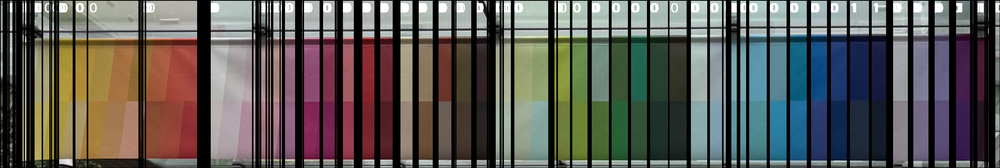
#> input picture results/result.png, 1000 x 168 px, shrunk from 2572 x 432 before the run
$ python main.py --image results/result.png
#> lines starting #> are read from the running program, lines starting #| are printed output that depends on the picture
import os
import cv2
import numpy as np
import argparse
import logging
from sklearn.decomposition import PCA
from sklearn.cluster import DBSCAN
from sklearn.metrics import silhouette_score
import pandas as pd


def setup_logging(out_dir):
    os.makedirs(out_dir, exist_ok=True)
    fh = logging.FileHandler(os.path.join(out_dir, 'process.log'), mode='w')
    logging.basicConfig(
        level=logging.INFO,
        format='%(asctime)s %(levelname)s: %(message)s',
        handlers=[fh, logging.StreamHandler()]
    )


def detect_blocks(img, threshold_factor):
    """
    横方向の色変化を見てブロックを切り出しし、切り出し座標を返す
    """
    lab = cv2.cvtColor(img, cv2.COLOR_BGR2LAB)
    W = lab.shape[1]
    # 列ごとの Lab 平均色
    col_means = np.array([lab[:, x].mean(axis=0) for x in range(W)])
    # 隣接列間の距離
    diffs = np.linalg.norm(col_means[1:] - col_means[:-1], axis=1)
    thresh = diffs.mean() * threshold_factor
    boundaries = np.where(diffs > thresh)[0]
    cuts = np.concatenate([[0], boundaries + 1, [W]])
    return cuts.astype(int)


def extract_features(img, cuts, out_dir):
    """
    各ブロックの Lab 平均色を特徴量とし、切り出し保存
    """
    logging.info("STEP2: 特徴量抽出 (Lab平均色)")
    feats = []
    blk_dir = os.path.join(out_dir, 'blocks')
    os.makedirs(blk_dir, exist_ok=True)
    for i in range(len(cuts)-1):
        x0, x1 = cuts[i], cuts[i+1]
        blk = img[:, x0:x1]
        cv2.imwrite(os.path.join(blk_dir, f'block_{i:03d}.png'), blk)
        lab = cv2.cvtColor(blk, cv2.COLOR_BGR2LAB)
        mean3 = lab.mean(axis=(0,1))
        feats.append(mean3)
    feats = np.vstack(feats)
    np.savetxt(os.path.join(out_dir, 'features_lab.csv'), feats, delimiter=',')
    logging.info(f"STEP2: 特徴量行列 shape = {feats.shape}")
    return feats


def maybe_pca(feats, out_dir, var_threshold):
    if var_threshold <= 0:
        return feats
    logging.info("STEP3: PCA 次元圧縮開始")
    pca_full = PCA().fit(feats)
    cumvar = np.cumsum(pca_full.explained_variance_ratio_)
    n_comp = int(np.searchsorted(cumvar, var_threshold) + 1)
    # searchsorted can return len(cumvar) when var_threshold >= 1.0
    n_comp = min(n_comp, feats.shape[1])
    logging.info(
        f"STEP3: 累積寄与率 {var_threshold*100:.1f}% に必要な次元数 = {n_comp}")
    pca = PCA(n_components=n_comp, random_state=0)
    feats_pca = pca.fit_transform(feats)
    np.save(os.path.join(out_dir, 'features_pca.npy'), feats_pca)
    logging.info(f"STEP3: PCA後の shape = {feats_pca.shape}")
    return feats_pca


def tune_dbscan(feats, out_dir, eps_min, eps_max, eps_steps, ms_min, ms_max):
    logging.info("STEP4: DBSCAN パラメータチューニング開始")
    best = (-1, None, None, None)
    records = []
    eps_vals = np.linspace(eps_min, eps_max, eps_steps)
    for eps in eps_vals:
        for ms in range(ms_min, ms_max+1):
            db = DBSCAN(eps=eps, min_samples=ms).fit(feats)
            labels = db.labels_
            n_clusters = len(set(labels) - {-1})
            if n_clusters < 2:
                continue
            score = silhouette_score(feats, labels)
            records.append((eps, ms, n_clusters, score))
            if score > best[0]:
                best = (score, eps, ms, n_clusters)
    df = pd.DataFrame(records, columns=['eps','min_samples','n_clusters','silhouette'])
    df.to_csv(os.path.join(out_dir, 'dbscan_tuning.csv'), index=False)
    if best[1] is None:
        logging.warning("適切なパラメータが見つかりませんでした。既定値を使用します。")
        return (0.0, eps_min, ms_min, 0)
    logging.info(f"STEP4: 最適パラメータ → eps={best[1]:.3f}, min_samples={best[2]}, クラスタ数={best[3]}, silhouette={best[0]:.3f}")
    return best


def cluster_and_annotate(img, cuts, feats, eps, ms, out_dir):
    """
    DBSCAN を実行し、オリジナル画像に境界線とクラスタIDを描画して保存
    """
    logging.info("STEP5: DBSCAN クラスタリング＆可視化開始")
    db = DBSCAN(eps=eps, min_samples=ms).fit(feats)
    labels = db.labels_
    n_clusters = len(set(labels) - {-1})
    # 描画用コピー
    vis = img.copy()
    # 色・フォント設定
    font = cv2.FONT_HERSHEY_SIMPLEX
    for i in range(len(cuts)-1):
        x0, x1 = cuts[i], cuts[i+1]
        # 境界線
        cv2.rectangle(vis, (x0, 0), (x1, img.shape[0]), (0,0,0), 2)
        # ラベルを表示
        clu = labels[i]
        text = str(clu if clu!=-1 else 'noise')
        cv2.putText(vis, text, (x0+5, 30), font, 1.0, (255,255,255), 2)
    # 保存
    out_path = os.path.join(out_dir, 'result.png')
    cv2.imwrite(out_path, vis)
    logging.info(f"STEP5: 可視化結果を保存: {out_path}")
    return labels, n_clusters


def main():
    parser = argparse.ArgumentParser(description="色ブロック数カウントパイプライン (画像保存付き)")
    parser.add_argument('-i','--image', required=True, help="切り抜き済み旗画像")
    parser.add_argument('-o','--outdir', default='output', help="出力ディレクトリ")
    parser.add_argument('--thresh_fac', type=float, default=1.2, help="列間距離閾値係数")
    parser.add_argument('--pca_var', type=float, default=0.90, help="PCA 累積寄与率閾値 (0 で無効)")
    parser.add_argument('--eps_min', type=float, default=5.0)
    parser.add_argument('--eps_max', type=float, default=20.0)
    parser.add_argument('--eps_steps', type=int, default=16)
    parser.add_argument('--ms_min', type=int, default=1)
    parser.add_argument('--ms_max', type=int, default=5)
    args = parser.parse_args()

    setup_logging(args.outdir)
    logging.info("=== パイプライン開始 ===")

    img = cv2.imread(args.image)
#> img is the input picture: shape (168, 1000, 3); mean B, G, R 84, 88.3, 90.6
    cuts = detect_blocks(img, args.thresh_fac)
#> in detect_blocks, `lab = cv2.cvtColor(img, cv2.COLOR_BGR2LAB)`: lab: shape (168, 1000, 3); mean of channels 0, 1, 2 94.5, 129.5, 131.3
#> in detect_blocks, `col_means = np.array([lab[:, x].mean(axis=0) for x in range(W)])`: col_means = 1000 rows, first 8: [21.61, 127.2, 128.8], [115.3, 124.4, 131.6], [76.81, 125.4, 130.6], [0, 128, 128], [0.804, 127.9, 128.1], [0.899, 128, 128.1], [0, 128, 128], [31.49, 127.2, 128.9]
#> in detect_blocks, `diffs = np.linalg.norm(col_means[1:] - col_means[:-1], axis=1)`: diffs = 999 values, max 177.8 at index 24, min 0 at index 27, mean 17.93
#> in detect_blocks, `thresh = diffs.mean() * threshold_factor`: thresh = 21.52
#> in detect_blocks, `boundaries = np.where(diffs > thresh)[0]`: boundaries = 206 values from 0 to 998
#> in detect_blocks, `cuts = np.concatenate([[0], boundaries + 1, [W]])`: cuts = 208 values from 0 to 1000
#> cuts = 208 values from 0 to 1000
    feats = extract_features(img, cuts, args.outdir)
#> the loop in extract_features, `for i in range(len(cuts)-1):` made 207 passes
#> (x0, x1, mean3) on passes 1 to 3: (0, 1, [21.61, 127.2, 128.8]), (1, 2, [115.3, 124.4, 131.6]), (2, 3, [76.81, 125.4, 130.6])
#> after the loop in extract_features, `for i in range(len(cuts)-1):`: feats = 207 items, first 6: [21.61, 127.2, 128.8], [115.3, 124.4, 131.6], [76.81, 125.4, 130.6], [0.426, 128, 128], [25.6, 127.3, 128.7], [137.4, 125.5, 130.7]
#> in extract_features, `feats = np.vstack(feats)`: feats = 207 rows, first 8: [21.61, 127.2, 128.8], [115.3, 124.4, 131.6], [76.81, 125.4, 130.6], [0.426, 128, 128], [25.6, 127.3, 128.7], [137.4, 125.5, 130.7], [58.02, 126.9, 129.1], [0.00595, 128, 128]
    feats_reduced = maybe_pca(feats, args.outdir, args.pca_var)
#> in maybe_pca, `cumvar = np.cumsum(pca_full.explained_variance_ratio_)`: cumvar = [0.96, 0.984, 1]
#> in maybe_pca, `n_comp = int(np.searchsorted(cumvar, var_threshold) + 1)`: n_comp = 1
#> in maybe_pca, `feats_pca = pca.fit_transform(feats)`: feats_pca = 207 values, max 116.3 at index 13, min -67.21 at index 31, mean -2.1e-14
#> feats_reduced has the same summary as feats_pca in maybe_pca

    _, eps, ms, _ = tune_dbscan(feats_reduced, args.outdir,
                                 args.eps_min, args.eps_max,
                                 args.eps_steps, args.ms_min, args.ms_max)
#> after the loop in tune_dbscan, `for eps in eps_vals:`: best = (0.569, 6, 1, 3); records = 30 items, first 6: (5, 1, 5, 0.376), (5, 2, 4, 0.376), (5, 3, 4, 0.376), (5, 4, 4, 0.483), (5, 5, 4, 0.477), (6, 1, 3, 0.569)
#> in tune_dbscan, `df = pd.DataFrame(records, columns=['eps','min_samples','n_clusters','..`: df = table of 30 rows and 4 columns
#> eps = 6; ms = 1
    labels, final_cnt = cluster_and_annotate(img, cuts, feats_reduced, eps, ms, args.outdir)
#> in cluster_and_annotate, `labels = db.labels_`: labels = 207 values, max 2 at index 5, min 0 at index 0, mean 0.72
#> in cluster_and_annotate, `n_clusters = len(set(labels) - {-1})`: n_clusters = 3
#> in cluster_and_annotate, `font = cv2.FONT_HERSHEY_SIMPLEX`: font = 0
#> the loop in cluster_and_annotate, `for i in range(len(cuts)-1):` made 207 passes
#> (x0, x1, clu, text) on passes 1 to 3: (0, 1, 0, '0'), (1, 2, 0, '0'), (2, 3, 0, '0')
#> after the loop in cluster_and_annotate, `for i in range(len(cuts)-1):`:
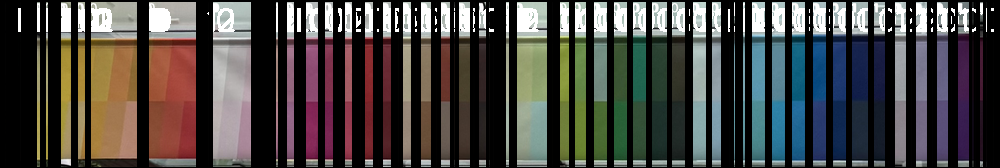
#> vis: shape (168, 1000, 3); mean B, G, R 64.3, 67, 69.4
#> final_cnt = 3

    msg = f"最終的に {final_cnt} 種のブロックを検出しました。"
#> msg = '最終的に 3 種のブロックを検出しました。'
    logging.info("=== 判定結果: " + msg + " ===")

if __name__ == '__main__':
    main()
